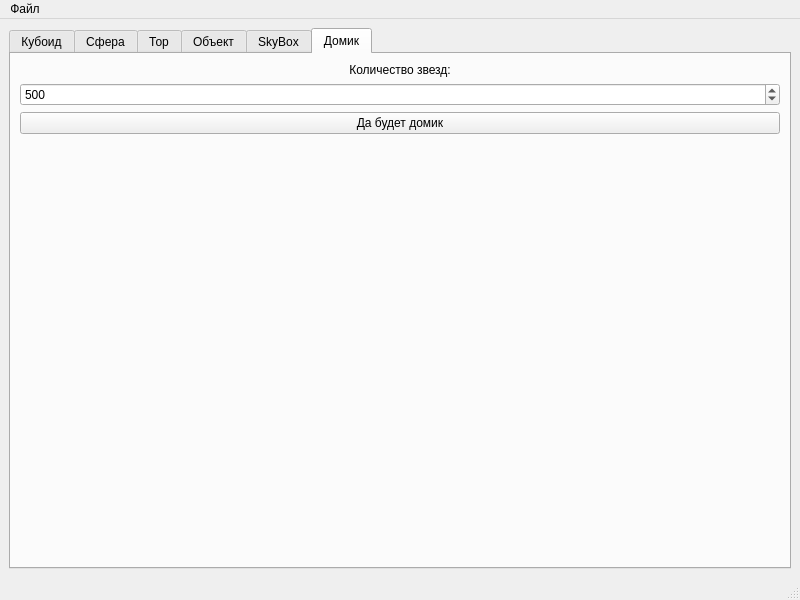
<?xml version="1.0" encoding="UTF-8"?>
<ui version="4.0">
 <class>MainWindow</class>
 <widget class="QMainWindow" name="MainWindow">
  <property name="geometry">
   <rect>
    <x>0</x>
    <y>0</y>
    <width>800</width>
    <height>600</height>
   </rect>
  </property>
  <property name="windowTitle">
   <string>MainWindow</string>
  </property>
  <widget class="QWidget" name="centralwidget">
   <layout class="QHBoxLayout" name="horizontalLayout">
    <item>
     <widget class="QTabWidget" name="tabWidget_main">
      <property name="currentIndex">
       <number>5</number>
      </property>
      <widget class="QWidget" name="Cubic">
       <attribute name="title">
        <string>Кубоид</string>
       </attribute>
       <layout class="QVBoxLayout" name="verticalLayout_5">
        <item>
         <layout class="QHBoxLayout" name="horizontalLayout_2">
          <item>
           <layout class="QVBoxLayout" name="verticalLayout">
            <item>
             <widget class="QLabel" name="label">
              <property name="text">
               <string>Координаты центра:</string>
              </property>
              <property name="alignment">
               <set>Qt::AlignCenter</set>
              </property>
             </widget>
            </item>
            <item>
             <widget class="QDoubleSpinBox" name="sb_cubic_coordX">
              <property name="prefix">
               <string>X: </string>
              </property>
              <property name="suffix">
               <string> units</string>
              </property>
              <property name="decimals">
               <number>1</number>
              </property>
              <property name="minimum">
               <double>-1000.000000000000000</double>
              </property>
              <property name="maximum">
               <double>1000.000000000000000</double>
              </property>
             </widget>
            </item>
            <item>
             <widget class="QDoubleSpinBox" name="sb_cubic_coordY">
              <property name="prefix">
               <string>Y: </string>
              </property>
              <property name="suffix">
               <string> units</string>
              </property>
              <property name="decimals">
               <number>1</number>
              </property>
              <property name="minimum">
               <double>-1000.000000000000000</double>
              </property>
              <property name="maximum">
               <double>1000.000000000000000</double>
              </property>
             </widget>
            </item>
            <item>
             <widget class="QDoubleSpinBox" name="sb_cubic_coordZ">
              <property name="prefix">
               <string>Z: </string>
              </property>
              <property name="suffix">
               <string> units</string>
              </property>
              <property name="decimals">
               <number>1</number>
              </property>
              <property name="minimum">
               <double>-1000.000000000000000</double>
              </property>
              <property name="maximum">
               <double>1000.000000000000000</double>
              </property>
             </widget>
            </item>
           </layout>
          </item>
          <item>
           <layout class="QVBoxLayout" name="verticalLayout_3">
            <item>
             <widget class="QLabel" name="label_3">
              <property name="text">
               <string>Размерности по осям</string>
              </property>
              <property name="alignment">
               <set>Qt::AlignCenter</set>
              </property>
             </widget>
            </item>
            <item>
             <widget class="QDoubleSpinBox" name="sb_cubic_sizeX">
              <property name="prefix">
               <string>X: </string>
              </property>
              <property name="suffix">
               <string> units</string>
              </property>
              <property name="decimals">
               <number>1</number>
              </property>
              <property name="minimum">
               <double>0.100000000000000</double>
              </property>
              <property name="maximum">
               <double>1000.000000000000000</double>
              </property>
              <property name="value">
               <double>1.000000000000000</double>
              </property>
             </widget>
            </item>
            <item>
             <widget class="QDoubleSpinBox" name="sb_cubic_sizeY">
              <property name="prefix">
               <string>Y: </string>
              </property>
              <property name="suffix">
               <string> units</string>
              </property>
              <property name="decimals">
               <number>1</number>
              </property>
              <property name="minimum">
               <double>0.100000000000000</double>
              </property>
              <property name="maximum">
               <double>1000.000000000000000</double>
              </property>
              <property name="value">
               <double>1.000000000000000</double>
              </property>
             </widget>
            </item>
            <item>
             <widget class="QDoubleSpinBox" name="sb_cubic_sizeZ">
              <property name="prefix">
               <string>Z: </string>
              </property>
              <property name="suffix">
               <string> units</string>
              </property>
              <property name="decimals">
               <number>1</number>
              </property>
              <property name="minimum">
               <double>0.100000000000000</double>
              </property>
              <property name="maximum">
               <double>1000.000000000000000</double>
              </property>
              <property name="value">
               <double>1.000000000000000</double>
              </property>
             </widget>
            </item>
           </layout>
          </item>
          <item>
           <layout class="QVBoxLayout" name="verticalLayout_2">
            <item>
             <widget class="QLabel" name="label_2">
              <property name="text">
               <string>Вращение вокруг осей</string>
              </property>
              <property name="alignment">
               <set>Qt::AlignCenter</set>
              </property>
             </widget>
            </item>
            <item>
             <widget class="QDoubleSpinBox" name="sb_cubic_rotX">
              <property name="prefix">
               <string>X: </string>
              </property>
              <property name="suffix">
               <string> units</string>
              </property>
              <property name="decimals">
               <number>1</number>
              </property>
              <property name="minimum">
               <double>0.000000000000000</double>
              </property>
              <property name="maximum">
               <double>360.000000000000000</double>
              </property>
              <property name="singleStep">
               <double>5.000000000000000</double>
              </property>
             </widget>
            </item>
            <item>
             <widget class="QDoubleSpinBox" name="sb_cubic_rotY">
              <property name="prefix">
               <string>Y: </string>
              </property>
              <property name="suffix">
               <string> units</string>
              </property>
              <property name="decimals">
               <number>1</number>
              </property>
              <property name="minimum">
               <double>0.000000000000000</double>
              </property>
              <property name="maximum">
               <double>360.000000000000000</double>
              </property>
              <property name="singleStep">
               <double>5.000000000000000</double>
              </property>
             </widget>
            </item>
            <item>
             <widget class="QDoubleSpinBox" name="sb_cubic_rotZ">
              <property name="prefix">
               <string>Z: </string>
              </property>
              <property name="suffix">
               <string> units</string>
              </property>
              <property name="decimals">
               <number>1</number>
              </property>
              <property name="minimum">
               <double>0.000000000000000</double>
              </property>
              <property name="maximum">
               <double>360.000000000000000</double>
              </property>
              <property name="singleStep">
               <double>5.000000000000000</double>
              </property>
             </widget>
            </item>
           </layout>
          </item>
         </layout>
        </item>
        <item>
         <layout class="QVBoxLayout" name="verticalLayout_4">
          <item>
           <widget class="QLabel" name="label_4">
            <property name="text">
             <string>Цвет</string>
            </property>
            <property name="alignment">
             <set>Qt::AlignCenter</set>
            </property>
           </widget>
          </item>
          <item>
           <widget class="QDoubleSpinBox" name="sb_cubic_colorR">
            <property name="prefix">
             <string>Красный: </string>
            </property>
            <property name="suffix">
             <string> units</string>
            </property>
            <property name="decimals">
             <number>1</number>
            </property>
            <property name="minimum">
             <double>0.000000000000000</double>
            </property>
            <property name="maximum">
             <double>255.000000000000000</double>
            </property>
            <property name="singleStep">
             <double>5.000000000000000</double>
            </property>
           </widget>
          </item>
          <item>
           <widget class="QDoubleSpinBox" name="sb_cubic_colorG">
            <property name="prefix">
             <string>Зеленый: </string>
            </property>
            <property name="suffix">
             <string> units</string>
            </property>
            <property name="decimals">
             <number>1</number>
            </property>
            <property name="minimum">
             <double>0.000000000000000</double>
            </property>
            <property name="maximum">
             <double>255.000000000000000</double>
            </property>
            <property name="singleStep">
             <double>5.000000000000000</double>
            </property>
           </widget>
          </item>
          <item>
           <widget class="QDoubleSpinBox" name="sb_cubic_colorB">
            <property name="prefix">
             <string>Синий: </string>
            </property>
            <property name="suffix">
             <string> units</string>
            </property>
            <property name="decimals">
             <number>1</number>
            </property>
            <property name="minimum">
             <double>0.000000000000000</double>
            </property>
            <property name="maximum">
             <double>255.000000000000000</double>
            </property>
            <property name="singleStep">
             <double>5.000000000000000</double>
            </property>
           </widget>
          </item>
         </layout>
        </item>
        <item>
         <layout class="QHBoxLayout" name="horizontalLayout_4">
          <item>
           <layout class="QHBoxLayout" name="horizontalLayout_3">
            <item>
             <widget class="QLabel" name="label_5">
              <property name="sizePolicy">
               <sizepolicy hsizetype="Preferred" vsizetype="Minimum">
                <horstretch>0</horstretch>
                <verstretch>0</verstretch>
               </sizepolicy>
              </property>
              <property name="text">
               <string>Масштабность:</string>
              </property>
             </widget>
            </item>
            <item>
             <widget class="QDoubleSpinBox" name="sb_cubic_scale">
              <property name="sizePolicy">
               <sizepolicy hsizetype="Minimum" vsizetype="Fixed">
                <horstretch>0</horstretch>
                <verstretch>0</verstretch>
               </sizepolicy>
              </property>
              <property name="prefix">
               <string>х</string>
              </property>
              <property name="suffix">
               <string> раз</string>
              </property>
              <property name="decimals">
               <number>1</number>
              </property>
              <property name="minimum">
               <double>0.000000000000000</double>
              </property>
              <property name="maximum">
               <double>1000.000000000000000</double>
              </property>
              <property name="value">
               <double>1.000000000000000</double>
              </property>
             </widget>
            </item>
           </layout>
          </item>
          <item>
           <widget class="QPushButton" name="pb_CreateCubic">
            <property name="sizePolicy">
             <sizepolicy hsizetype="Minimum" vsizetype="Fixed">
              <horstretch>0</horstretch>
              <verstretch>0</verstretch>
             </sizepolicy>
            </property>
            <property name="text">
             <string>Создать кубоид</string>
            </property>
           </widget>
          </item>
         </layout>
        </item>
        <item>
         <spacer name="verticalSpacer_2">
          <property name="orientation">
           <enum>Qt::Vertical</enum>
          </property>
          <property name="sizeHint" stdset="0">
           <size>
            <width>20</width>
            <height>40</height>
           </size>
          </property>
         </spacer>
        </item>
       </layout>
      </widget>
      <widget class="QWidget" name="Sphere">
       <attribute name="title">
        <string>Сфера</string>
       </attribute>
       <layout class="QVBoxLayout" name="verticalLayout_10">
        <item>
         <layout class="QHBoxLayout" name="horizontalLayout_6">
          <item>
           <layout class="QVBoxLayout" name="verticalLayout_6">
            <item>
             <widget class="QLabel" name="label_6">
              <property name="text">
               <string>Координаты центра:</string>
              </property>
              <property name="alignment">
               <set>Qt::AlignCenter</set>
              </property>
             </widget>
            </item>
            <item>
             <widget class="QDoubleSpinBox" name="sb_sphere_coordX">
              <property name="prefix">
               <string>X: </string>
              </property>
              <property name="suffix">
               <string> units</string>
              </property>
              <property name="decimals">
               <number>1</number>
              </property>
              <property name="minimum">
               <double>-1000.000000000000000</double>
              </property>
              <property name="maximum">
               <double>1000.000000000000000</double>
              </property>
             </widget>
            </item>
            <item>
             <widget class="QDoubleSpinBox" name="sb_sphere_coordY">
              <property name="prefix">
               <string>Y: </string>
              </property>
              <property name="suffix">
               <string> units</string>
              </property>
              <property name="decimals">
               <number>1</number>
              </property>
              <property name="minimum">
               <double>-1000.000000000000000</double>
              </property>
              <property name="maximum">
               <double>1000.000000000000000</double>
              </property>
             </widget>
            </item>
            <item>
             <widget class="QDoubleSpinBox" name="sb_sphere_coordZ">
              <property name="prefix">
               <string>Z: </string>
              </property>
              <property name="suffix">
               <string> units</string>
              </property>
              <property name="decimals">
               <number>1</number>
              </property>
              <property name="minimum">
               <double>-1000.000000000000000</double>
              </property>
              <property name="maximum">
               <double>1000.000000000000000</double>
              </property>
             </widget>
            </item>
           </layout>
          </item>
          <item>
           <layout class="QVBoxLayout" name="verticalLayout_8">
            <item>
             <widget class="QLabel" name="label_8">
              <property name="text">
               <string>Параметры сферы</string>
              </property>
              <property name="alignment">
               <set>Qt::AlignCenter</set>
              </property>
             </widget>
            </item>
            <item>
             <widget class="QDoubleSpinBox" name="sb_sphere_radius">
              <property name="prefix">
               <string>Радиус: </string>
              </property>
              <property name="suffix">
               <string> units</string>
              </property>
              <property name="decimals">
               <number>1</number>
              </property>
              <property name="minimum">
               <double>0.100000000000000</double>
              </property>
              <property name="maximum">
               <double>1000.000000000000000</double>
              </property>
              <property name="value">
               <double>1.000000000000000</double>
              </property>
             </widget>
            </item>
            <item>
             <widget class="QSpinBox" name="sb_sphere_slices">
              <property name="suffix">
               <string/>
              </property>
              <property name="prefix">
               <string>Дольки: </string>
              </property>
              <property name="minimum">
               <number>4</number>
              </property>
              <property name="maximum">
               <number>50</number>
              </property>
             </widget>
            </item>
            <item>
             <widget class="QSpinBox" name="sb_sphere_rings">
              <property name="prefix">
               <string>Колечки: </string>
              </property>
              <property name="minimum">
               <number>4</number>
              </property>
              <property name="maximum">
               <number>50</number>
              </property>
             </widget>
            </item>
           </layout>
          </item>
          <item>
           <layout class="QVBoxLayout" name="verticalLayout_9">
            <item>
             <widget class="QLabel" name="label_10">
              <property name="text">
               <string>Цвет</string>
              </property>
              <property name="alignment">
               <set>Qt::AlignCenter</set>
              </property>
             </widget>
            </item>
            <item>
             <widget class="QDoubleSpinBox" name="sb_sphere_colorR">
              <property name="prefix">
               <string>Красный: </string>
              </property>
              <property name="suffix">
               <string> units</string>
              </property>
              <property name="decimals">
               <number>1</number>
              </property>
              <property name="minimum">
               <double>0.000000000000000</double>
              </property>
              <property name="maximum">
               <double>255.000000000000000</double>
              </property>
              <property name="singleStep">
               <double>5.000000000000000</double>
              </property>
             </widget>
            </item>
            <item>
             <widget class="QDoubleSpinBox" name="sb_sphere_colorG">
              <property name="prefix">
               <string>Зеленый: </string>
              </property>
              <property name="suffix">
               <string> units</string>
              </property>
              <property name="decimals">
               <number>1</number>
              </property>
              <property name="minimum">
               <double>0.000000000000000</double>
              </property>
              <property name="maximum">
               <double>255.000000000000000</double>
              </property>
              <property name="singleStep">
               <double>5.000000000000000</double>
              </property>
             </widget>
            </item>
            <item>
             <widget class="QDoubleSpinBox" name="sb_sphere_colorB">
              <property name="prefix">
               <string>Синий: </string>
              </property>
              <property name="suffix">
               <string> units</string>
              </property>
              <property name="decimals">
               <number>1</number>
              </property>
              <property name="minimum">
               <double>0.000000000000000</double>
              </property>
              <property name="maximum">
               <double>255.000000000000000</double>
              </property>
              <property name="singleStep">
               <double>5.000000000000000</double>
              </property>
             </widget>
            </item>
           </layout>
          </item>
         </layout>
        </item>
        <item>
         <layout class="QHBoxLayout" name="horizontalLayout_5">
          <item>
           <widget class="QLabel" name="label_9">
            <property name="sizePolicy">
             <sizepolicy hsizetype="Preferred" vsizetype="Minimum">
              <horstretch>0</horstretch>
              <verstretch>0</verstretch>
             </sizepolicy>
            </property>
            <property name="text">
             <string>Масштабность:</string>
            </property>
           </widget>
          </item>
          <item>
           <widget class="QDoubleSpinBox" name="sb_sphere_scale">
            <property name="sizePolicy">
             <sizepolicy hsizetype="Minimum" vsizetype="Fixed">
              <horstretch>0</horstretch>
              <verstretch>0</verstretch>
             </sizepolicy>
            </property>
            <property name="prefix">
             <string>х</string>
            </property>
            <property name="suffix">
             <string> раз</string>
            </property>
            <property name="decimals">
             <number>1</number>
            </property>
            <property name="minimum">
             <double>0.000000000000000</double>
            </property>
            <property name="maximum">
             <double>1000.000000000000000</double>
            </property>
            <property name="value">
             <double>1.000000000000000</double>
            </property>
           </widget>
          </item>
         </layout>
        </item>
        <item>
         <widget class="QPushButton" name="pb_CreateSphere">
          <property name="sizePolicy">
           <sizepolicy hsizetype="Minimum" vsizetype="Fixed">
            <horstretch>0</horstretch>
            <verstretch>0</verstretch>
           </sizepolicy>
          </property>
          <property name="text">
           <string>Создать Сферу</string>
          </property>
         </widget>
        </item>
        <item>
         <spacer name="verticalSpacer">
          <property name="orientation">
           <enum>Qt::Vertical</enum>
          </property>
          <property name="sizeHint" stdset="0">
           <size>
            <width>20</width>
            <height>40</height>
           </size>
          </property>
         </spacer>
        </item>
       </layout>
      </widget>
      <widget class="QWidget" name="Torus">
       <attribute name="title">
        <string>Тор</string>
       </attribute>
       <layout class="QVBoxLayout" name="verticalLayout_16">
        <item>
         <layout class="QHBoxLayout" name="horizontalLayout_8">
          <item>
           <layout class="QVBoxLayout" name="verticalLayout_11">
            <item>
             <widget class="QLabel" name="label_11">
              <property name="text">
               <string>Координаты центра:</string>
              </property>
              <property name="alignment">
               <set>Qt::AlignCenter</set>
              </property>
             </widget>
            </item>
            <item>
             <widget class="QDoubleSpinBox" name="sb_torus_coordX">
              <property name="prefix">
               <string>X: </string>
              </property>
              <property name="suffix">
               <string> units</string>
              </property>
              <property name="decimals">
               <number>1</number>
              </property>
              <property name="minimum">
               <double>-1000.000000000000000</double>
              </property>
              <property name="maximum">
               <double>1000.000000000000000</double>
              </property>
             </widget>
            </item>
            <item>
             <widget class="QDoubleSpinBox" name="sb_torus_coordY">
              <property name="prefix">
               <string>Y: </string>
              </property>
              <property name="suffix">
               <string> units</string>
              </property>
              <property name="decimals">
               <number>1</number>
              </property>
              <property name="minimum">
               <double>-1000.000000000000000</double>
              </property>
              <property name="maximum">
               <double>1000.000000000000000</double>
              </property>
             </widget>
            </item>
            <item>
             <widget class="QDoubleSpinBox" name="sb_torus_coordZ">
              <property name="prefix">
               <string>Z: </string>
              </property>
              <property name="suffix">
               <string> units</string>
              </property>
              <property name="decimals">
               <number>1</number>
              </property>
              <property name="minimum">
               <double>-1000.000000000000000</double>
              </property>
              <property name="maximum">
               <double>1000.000000000000000</double>
              </property>
             </widget>
            </item>
           </layout>
          </item>
          <item>
           <layout class="QVBoxLayout" name="verticalLayout_14">
            <item>
             <widget class="QLabel" name="label_15">
              <property name="text">
               <string>Вращение вокруг осей</string>
              </property>
              <property name="alignment">
               <set>Qt::AlignCenter</set>
              </property>
             </widget>
            </item>
            <item>
             <widget class="QDoubleSpinBox" name="sb_torus_rotX">
              <property name="prefix">
               <string>X: </string>
              </property>
              <property name="suffix">
               <string> units</string>
              </property>
              <property name="decimals">
               <number>1</number>
              </property>
              <property name="minimum">
               <double>0.000000000000000</double>
              </property>
              <property name="maximum">
               <double>360.000000000000000</double>
              </property>
              <property name="singleStep">
               <double>5.000000000000000</double>
              </property>
             </widget>
            </item>
            <item>
             <widget class="QDoubleSpinBox" name="sb_torus_rotY">
              <property name="prefix">
               <string>Y: </string>
              </property>
              <property name="suffix">
               <string> units</string>
              </property>
              <property name="decimals">
               <number>1</number>
              </property>
              <property name="minimum">
               <double>0.000000000000000</double>
              </property>
              <property name="maximum">
               <double>360.000000000000000</double>
              </property>
              <property name="singleStep">
               <double>5.000000000000000</double>
              </property>
             </widget>
            </item>
            <item>
             <widget class="QDoubleSpinBox" name="sb_torus_rotZ">
              <property name="prefix">
               <string>Z: </string>
              </property>
              <property name="suffix">
               <string> units</string>
              </property>
              <property name="decimals">
               <number>1</number>
              </property>
              <property name="minimum">
               <double>0.000000000000000</double>
              </property>
              <property name="maximum">
               <double>360.000000000000000</double>
              </property>
              <property name="singleStep">
               <double>5.000000000000000</double>
              </property>
             </widget>
            </item>
           </layout>
          </item>
         </layout>
        </item>
        <item>
         <layout class="QVBoxLayout" name="verticalLayout_12">
          <item>
           <widget class="QLabel" name="label_12">
            <property name="text">
             <string>Параметры сферы</string>
            </property>
            <property name="alignment">
             <set>Qt::AlignCenter</set>
            </property>
           </widget>
          </item>
          <item>
           <widget class="QDoubleSpinBox" name="sb_torus_radius_big">
            <property name="prefix">
             <string>Радиус: </string>
            </property>
            <property name="suffix">
             <string> units</string>
            </property>
            <property name="decimals">
             <number>1</number>
            </property>
            <property name="minimum">
             <double>0.100000000000000</double>
            </property>
            <property name="maximum">
             <double>1000.000000000000000</double>
            </property>
            <property name="value">
             <double>1.000000000000000</double>
            </property>
           </widget>
          </item>
          <item>
           <widget class="QDoubleSpinBox" name="sb_torus_radius_smol">
            <property name="prefix">
             <string>Радиус: </string>
            </property>
            <property name="suffix">
             <string> units</string>
            </property>
            <property name="decimals">
             <number>1</number>
            </property>
            <property name="minimum">
             <double>0.100000000000000</double>
            </property>
            <property name="maximum">
             <double>1000.000000000000000</double>
            </property>
            <property name="value">
             <double>1.000000000000000</double>
            </property>
           </widget>
          </item>
          <item>
           <widget class="QSpinBox" name="sb_torus_slices">
            <property name="suffix">
             <string/>
            </property>
            <property name="prefix">
             <string>Дольки: </string>
            </property>
            <property name="minimum">
             <number>4</number>
            </property>
            <property name="maximum">
             <number>50</number>
            </property>
           </widget>
          </item>
          <item>
           <widget class="QSpinBox" name="sb_torus_rings">
            <property name="prefix">
             <string>Колечки: </string>
            </property>
            <property name="minimum">
             <number>4</number>
            </property>
            <property name="maximum">
             <number>50</number>
            </property>
           </widget>
          </item>
         </layout>
        </item>
        <item>
         <layout class="QVBoxLayout" name="verticalLayout_13">
          <item>
           <widget class="QLabel" name="label_13">
            <property name="text">
             <string>Цвет</string>
            </property>
            <property name="alignment">
             <set>Qt::AlignCenter</set>
            </property>
           </widget>
          </item>
          <item>
           <widget class="QDoubleSpinBox" name="sb_torus_colorR">
            <property name="prefix">
             <string>Красный: </string>
            </property>
            <property name="suffix">
             <string> units</string>
            </property>
            <property name="decimals">
             <number>1</number>
            </property>
            <property name="minimum">
             <double>0.000000000000000</double>
            </property>
            <property name="maximum">
             <double>255.000000000000000</double>
            </property>
            <property name="singleStep">
             <double>5.000000000000000</double>
            </property>
           </widget>
          </item>
          <item>
           <widget class="QDoubleSpinBox" name="sb_torus_colorG">
            <property name="prefix">
             <string>Зеленый: </string>
            </property>
            <property name="suffix">
             <string> units</string>
            </property>
            <property name="decimals">
             <number>1</number>
            </property>
            <property name="minimum">
             <double>0.000000000000000</double>
            </property>
            <property name="maximum">
             <double>255.000000000000000</double>
            </property>
            <property name="singleStep">
             <double>5.000000000000000</double>
            </property>
           </widget>
          </item>
          <item>
           <widget class="QDoubleSpinBox" name="sb_torus_colorB">
            <property name="prefix">
             <string>Синий: </string>
            </property>
            <property name="suffix">
             <string> units</string>
            </property>
            <property name="decimals">
             <number>1</number>
            </property>
            <property name="minimum">
             <double>0.000000000000000</double>
            </property>
            <property name="maximum">
             <double>255.000000000000000</double>
            </property>
            <property name="singleStep">
             <double>5.000000000000000</double>
            </property>
           </widget>
          </item>
         </layout>
        </item>
        <item>
         <layout class="QVBoxLayout" name="verticalLayout_15">
          <item>
           <layout class="QHBoxLayout" name="horizontalLayout_7">
            <item>
             <widget class="QLabel" name="label_14">
              <property name="sizePolicy">
               <sizepolicy hsizetype="Preferred" vsizetype="Minimum">
                <horstretch>0</horstretch>
                <verstretch>0</verstretch>
               </sizepolicy>
              </property>
              <property name="text">
               <string>Масштабность:</string>
              </property>
             </widget>
            </item>
            <item>
             <widget class="QDoubleSpinBox" name="sb_torus_scale">
              <property name="sizePolicy">
               <sizepolicy hsizetype="Minimum" vsizetype="Fixed">
                <horstretch>0</horstretch>
                <verstretch>0</verstretch>
               </sizepolicy>
              </property>
              <property name="prefix">
               <string>х</string>
              </property>
              <property name="suffix">
               <string> раз</string>
              </property>
              <property name="decimals">
               <number>1</number>
              </property>
              <property name="minimum">
               <double>0.000000000000000</double>
              </property>
              <property name="maximum">
               <double>1000.000000000000000</double>
              </property>
              <property name="value">
               <double>1.000000000000000</double>
              </property>
             </widget>
            </item>
           </layout>
          </item>
          <item>
           <widget class="QPushButton" name="pb_CreateTorus">
            <property name="sizePolicy">
             <sizepolicy hsizetype="Minimum" vsizetype="Fixed">
              <horstretch>0</horstretch>
              <verstretch>0</verstretch>
             </sizepolicy>
            </property>
            <property name="text">
             <string>Создать Сферу</string>
            </property>
           </widget>
          </item>
         </layout>
        </item>
       </layout>
      </widget>
      <widget class="QWidget" name="Object">
       <attribute name="title">
        <string>Объект</string>
       </attribute>
       <widget class="QWidget" name="layoutWidget_10">
        <property name="geometry">
         <rect>
          <x>20</x>
          <y>80</y>
          <width>372</width>
          <height>114</height>
         </rect>
        </property>
        <layout class="QVBoxLayout" name="verticalLayout_17">
         <item>
          <widget class="QLabel" name="label_16">
           <property name="text">
            <string>Координаты центра:</string>
           </property>
           <property name="alignment">
            <set>Qt::AlignCenter</set>
           </property>
          </widget>
         </item>
         <item>
          <widget class="QDoubleSpinBox" name="sb_obj_coordX">
           <property name="prefix">
            <string>X: </string>
           </property>
           <property name="suffix">
            <string> units</string>
           </property>
           <property name="decimals">
            <number>1</number>
           </property>
           <property name="minimum">
            <double>-1000.000000000000000</double>
           </property>
           <property name="maximum">
            <double>1000.000000000000000</double>
           </property>
          </widget>
         </item>
         <item>
          <widget class="QDoubleSpinBox" name="sb_obj_coordY">
           <property name="prefix">
            <string>Y: </string>
           </property>
           <property name="suffix">
            <string> units</string>
           </property>
           <property name="decimals">
            <number>1</number>
           </property>
           <property name="minimum">
            <double>-1000.000000000000000</double>
           </property>
           <property name="maximum">
            <double>1000.000000000000000</double>
           </property>
          </widget>
         </item>
         <item>
          <widget class="QDoubleSpinBox" name="sb_obj_coordZ">
           <property name="prefix">
            <string>Z: </string>
           </property>
           <property name="suffix">
            <string> units</string>
           </property>
           <property name="decimals">
            <number>1</number>
           </property>
           <property name="minimum">
            <double>-1000.000000000000000</double>
           </property>
           <property name="maximum">
            <double>1000.000000000000000</double>
           </property>
          </widget>
         </item>
        </layout>
       </widget>
       <widget class="QWidget" name="layoutWidget_11">
        <property name="geometry">
         <rect>
          <x>400</x>
          <y>80</y>
          <width>371</width>
          <height>114</height>
         </rect>
        </property>
        <layout class="QVBoxLayout" name="verticalLayout_18">
         <item>
          <widget class="QLabel" name="label_17">
           <property name="text">
            <string>Вращение вокруг осей</string>
           </property>
           <property name="alignment">
            <set>Qt::AlignCenter</set>
           </property>
          </widget>
         </item>
         <item>
          <widget class="QDoubleSpinBox" name="sb_obj_rotX">
           <property name="prefix">
            <string>X: </string>
           </property>
           <property name="suffix">
            <string> units</string>
           </property>
           <property name="decimals">
            <number>1</number>
           </property>
           <property name="minimum">
            <double>0.000000000000000</double>
           </property>
           <property name="maximum">
            <double>360.000000000000000</double>
           </property>
           <property name="singleStep">
            <double>5.000000000000000</double>
           </property>
          </widget>
         </item>
         <item>
          <widget class="QDoubleSpinBox" name="sb_obj_rotY">
           <property name="prefix">
            <string>Y: </string>
           </property>
           <property name="suffix">
            <string> units</string>
           </property>
           <property name="decimals">
            <number>1</number>
           </property>
           <property name="minimum">
            <double>0.000000000000000</double>
           </property>
           <property name="maximum">
            <double>360.000000000000000</double>
           </property>
           <property name="singleStep">
            <double>5.000000000000000</double>
           </property>
          </widget>
         </item>
         <item>
          <widget class="QDoubleSpinBox" name="sb_obj_rotZ">
           <property name="prefix">
            <string>Z: </string>
           </property>
           <property name="suffix">
            <string> units</string>
           </property>
           <property name="decimals">
            <number>1</number>
           </property>
           <property name="minimum">
            <double>0.000000000000000</double>
           </property>
           <property name="maximum">
            <double>360.000000000000000</double>
           </property>
           <property name="singleStep">
            <double>5.000000000000000</double>
           </property>
          </widget>
         </item>
        </layout>
       </widget>
       <widget class="QWidget" name="layoutWidget_12">
        <property name="geometry">
         <rect>
          <x>20</x>
          <y>230</y>
          <width>750</width>
          <height>42</height>
         </rect>
        </property>
        <layout class="QHBoxLayout" name="horizontalLayout_9">
         <item>
          <widget class="QLabel" name="label_18">
           <property name="sizePolicy">
            <sizepolicy hsizetype="Preferred" vsizetype="Minimum">
             <horstretch>0</horstretch>
             <verstretch>0</verstretch>
            </sizepolicy>
           </property>
           <property name="text">
            <string>Масштабность:</string>
           </property>
          </widget>
         </item>
         <item>
          <widget class="QDoubleSpinBox" name="sb_obj_scale">
           <property name="sizePolicy">
            <sizepolicy hsizetype="Minimum" vsizetype="Fixed">
             <horstretch>0</horstretch>
             <verstretch>0</verstretch>
            </sizepolicy>
           </property>
           <property name="prefix">
            <string>х</string>
           </property>
           <property name="suffix">
            <string> раз</string>
           </property>
           <property name="decimals">
            <number>1</number>
           </property>
           <property name="minimum">
            <double>0.000000000000000</double>
           </property>
           <property name="maximum">
            <double>1000.000000000000000</double>
           </property>
           <property name="value">
            <double>1.000000000000000</double>
           </property>
          </widget>
         </item>
        </layout>
       </widget>
       <widget class="QPushButton" name="pb_CreateObject">
        <property name="geometry">
         <rect>
          <x>10</x>
          <y>280</y>
          <width>750</width>
          <height>25</height>
         </rect>
        </property>
        <property name="sizePolicy">
         <sizepolicy hsizetype="Minimum" vsizetype="Fixed">
          <horstretch>0</horstretch>
          <verstretch>0</verstretch>
         </sizepolicy>
        </property>
        <property name="text">
         <string>Загрузить объект</string>
        </property>
       </widget>
      </widget>
      <widget class="QWidget" name="SkyBox">
       <attribute name="title">
        <string>SkyBox</string>
       </attribute>
      </widget>
      <widget class="QWidget" name="House">
       <attribute name="title">
        <string>Домик</string>
       </attribute>
       <layout class="QVBoxLayout" name="verticalLayout_7">
        <item>
         <widget class="QLabel" name="label_7">
          <property name="text">
           <string>Количество звезд:</string>
          </property>
          <property name="alignment">
           <set>Qt::AlignCenter</set>
          </property>
         </widget>
        </item>
        <item>
         <widget class="QSpinBox" name="sb_countStars">
          <property name="maximum">
           <number>10000</number>
          </property>
          <property name="singleStep">
           <number>100</number>
          </property>
          <property name="value">
           <number>500</number>
          </property>
         </widget>
        </item>
        <item>
         <widget class="QPushButton" name="pb_createHouse">
          <property name="text">
           <string>Да будет домик</string>
          </property>
         </widget>
        </item>
        <item>
         <spacer name="verticalSpacer_3">
          <property name="orientation">
           <enum>Qt::Vertical</enum>
          </property>
          <property name="sizeHint" stdset="0">
           <size>
            <width>20</width>
            <height>40</height>
           </size>
          </property>
         </spacer>
        </item>
       </layout>
      </widget>
     </widget>
    </item>
   </layout>
  </widget>
  <widget class="QMenuBar" name="menubar">
   <property name="geometry">
    <rect>
     <x>0</x>
     <y>0</y>
     <width>800</width>
     <height>25</height>
    </rect>
   </property>
   <widget class="QMenu" name="menu">
    <property name="title">
     <string>Файл</string>
    </property>
    <addaction name="action_create"/>
    <addaction name="action_save"/>
    <addaction name="action_load"/>
    <addaction name="separator"/>
    <addaction name="action_exit"/>
   </widget>
   <addaction name="menu"/>
  </widget>
  <widget class="QStatusBar" name="statusbar"/>
  <action name="action_create">
   <property name="text">
    <string>Создать</string>
   </property>
  </action>
  <action name="action_save">
   <property name="text">
    <string>Сохранить</string>
   </property>
  </action>
  <action name="action_load">
   <property name="text">
    <string>Загрузить</string>
   </property>
  </action>
  <action name="action_exit">
   <property name="text">
    <string>Выйти</string>
   </property>
  </action>
 </widget>
 <resources/>
 <connections/>
</ui>
